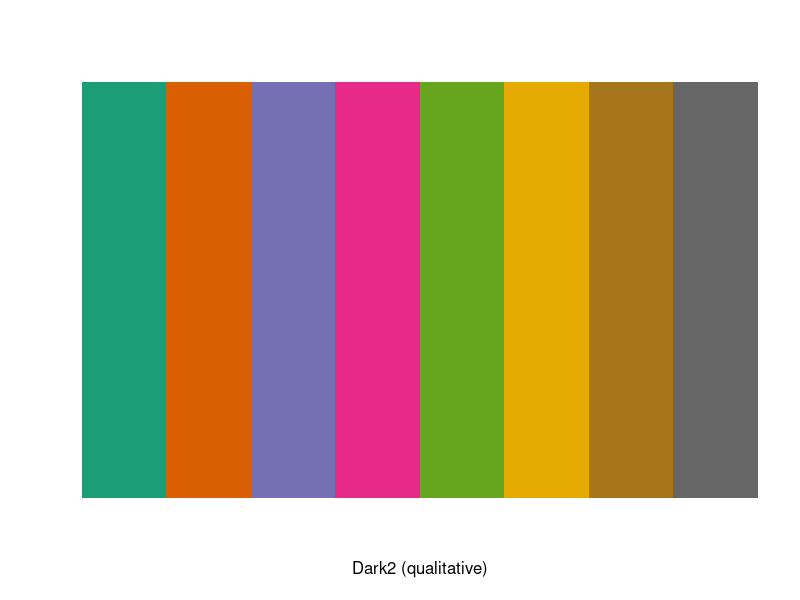
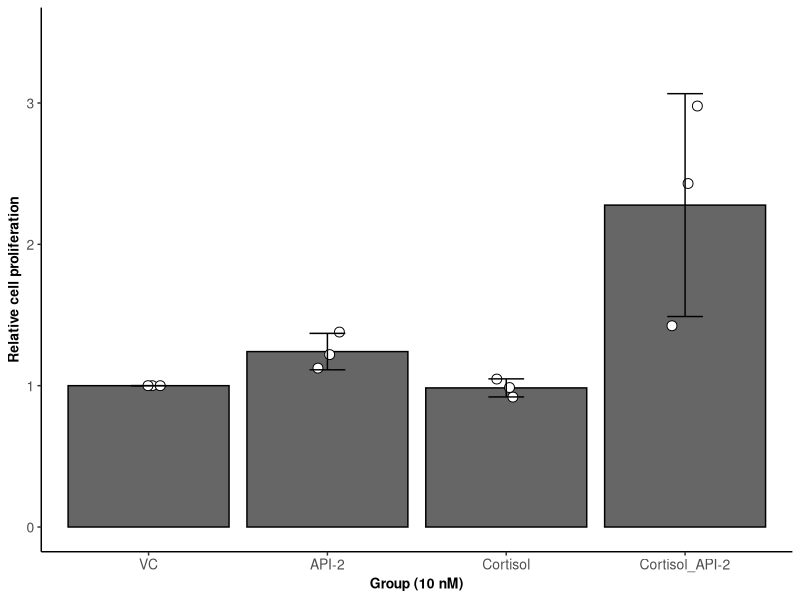
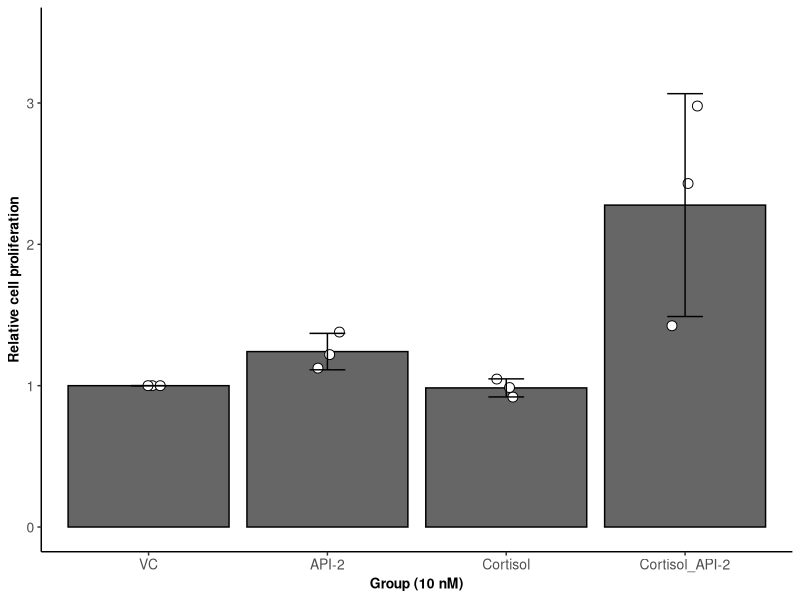

Source code (R) for these figures, in order:
## ---- chunk 1
knitr::opts_chunk$set(echo = TRUE)
## ---- chunk 2
getwd()
## ---- chunk 3
library(ggplot2)
library(ape)
library(plyr)
library(RColorBrewer)
library(reshape2)
library(scales)
library(dplyr)
library(ggpubr) 
library(cowplot) 
library(readr)
library(stats)
library(readr)
## ---- chunk 4
d1 <- read_csv("LNCaP_API-2_coculture.csv") 
head(d1)
## ---- chunk 5
levels(factor(d1$Group))
## ---- chunk 6
d1$Group = factor(d1$Group,order = TRUE, levels = c("VC", "API-2", "Cortisol", "Cortisol_API-2"))
## ---- chunk 7
format.A <-  theme_classic()+ theme(plot.title = element_text(size= 11, hjust=0.5, face="bold"))+ 
  theme(axis.text = element_text(size = 10)) + theme(axis.title = element_text(size = 10, face="bold")) + 
  theme(strip.text = element_text( size = 10, face= "bold")) + theme(legend.position = "none")

format.B <-  theme_classic()+ theme(plot.title = element_text(size= 11, hjust=0.5, face="bold"))+ 
  theme(axis.text = element_text(size = 10)) + theme(axis.title = element_text(size = 10, face="bold")) + 
  theme(strip.text = element_text( size = 10, face= "bold")) 
## ---- chunk 8
display.brewer.pal(n = 8, name = 'Dark2')
brewer.pal(n = 8, name = "Dark2")
## ---- chunk 9
d1_summary <- d1 %>%
  group_by(Group,Replicates) %>%
  summarise(
    Mean = mean(Relative_cell_proliferation),
    SD = sd(Relative_cell_proliferation) 
  )

d1_summary$Relative_cell_proliferation <- d1_summary$Mean
head(d1_summary)
#View(d1_summary)

d1_summary2 <- d1_summary %>%
  group_by(Group) %>%
  summarise(
    Mean = mean(Relative_cell_proliferation),
    SD = sd(Relative_cell_proliferation) 
  )

d1_summary2$Relative_cell_proliferation <- d1_summary2$Mean
head(d1_summary2)
#View(d1_summary2)

## ---- chunk 10

p <- ggplot(d1_summary, aes(x = Group, y = Relative_cell_proliferation, fill = Group)) +
  geom_bar(data = d1_summary2, aes(y = Relative_cell_proliferation), stat = "identity", position = position_dodge(),color="black") +
  geom_point(position = position_jitterdodge(jitter.width = 0.5, dodge.width = 0.9), aes(color = Group), 
             shape = 21, size = 3, stroke = 0.5, fill = "white")  + 
  geom_errorbar(data = d1_summary2, aes(ymin = Relative_cell_proliferation - SD, ymax = Relative_cell_proliferation + SD), 
                width = .2, position = position_dodge(0.9)) + 
 scale_fill_manual(values = c( "#666666","#666666", "#666666","#666666")) + 
  scale_color_manual(values = c( "black" ,"black", "black" ,"black")) + ylim(0,3.5) + 
  format.A + labs(x="Group (10 nM)", y="Relative cell proliferation")

print(p)

ggsave("LNCaP_API-2_coculture.pdf", height = 3.5, width = 2)

## ---- chunk 11
pairwise.t.test(d1_summary$Relative_cell_proliferation, d1_summary$Group, p.adjust.method = "BH")
## ---- chunk 12
sessionInfo()
